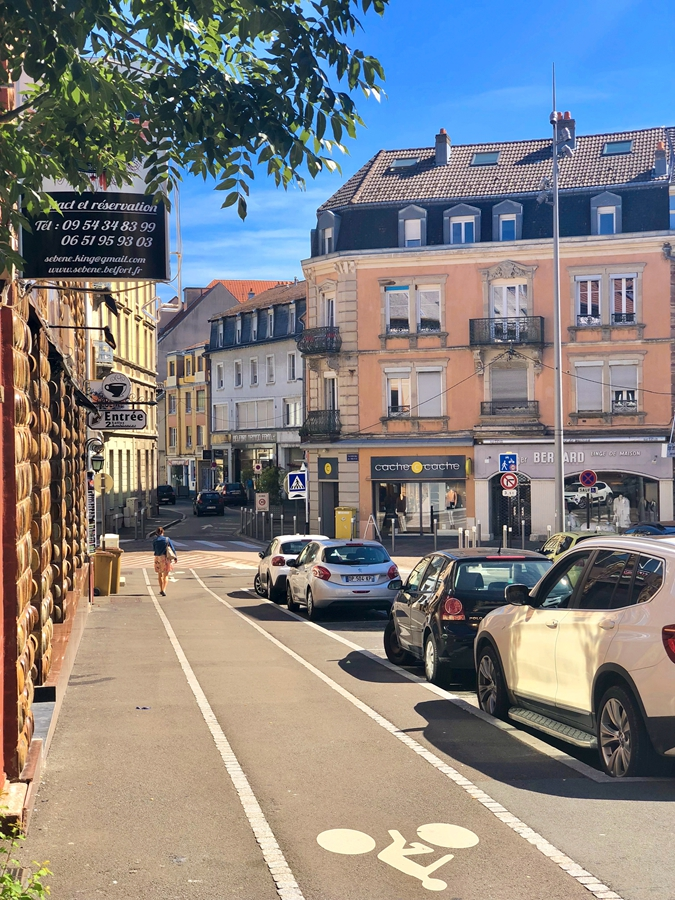
#> input picture 1.jpg, 675 x 900 px
$ jupyter execute '19 opencv 图片仿射变换.ipynb'
#> lines starting #> are read from the running program, lines starting #| are printed output that depends on the picture
[cell 1]
import cv2
import numpy as np
img = cv2.imread('1.jpg',1)
#> img is the input picture: shape (900, 675, 3); mean B, G, R 130, 129.9, 131.7
cv2.imshow('src',img)
imgInfo = img.shape
#> imgInfo = (900, 675, 3)
height = imgInfo[0]
#> height = 900
width = imgInfo[1]
#> width = 675
deep = imgInfo[2]
#> deep = 3
matSrc = np.array([[0,0],[0,height-1],[width-1,0]],np.float32)
#> matSrc = [[0, 0], [0, 899], [674, 0]]
matDst = np.float32([[50,50],[300,height-200],[width-300,100]])
#> matDst = [[50, 50], [300, 700], [375, 100]]
matAffine = cv2.getAffineTransform(matSrc,matDst)#组合
dst = cv2.warpAffine(img,matAffine,(width,height))
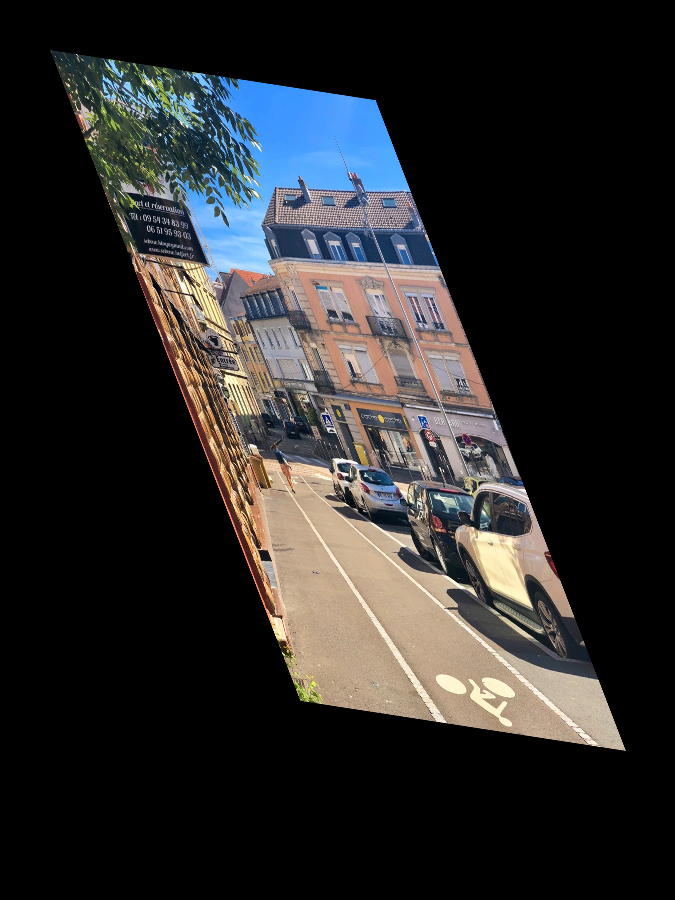
#> dst: shape (900, 675, 3); mean B, G, R 42.6, 42.6, 43.2
cv2.imshow('dst',dst)
cv2.waitKey(0)
